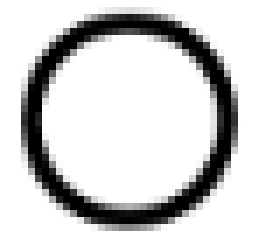
#> input picture backend/benchmarks/fixtures/glyphs/circularity_1.png, 38 x 36 px (shown 7 times larger)
$ python -i phi_detector.py   (imports and definitions only)
#> lines starting #> are read from the running program, lines starting #| are printed output that depends on the picture; after the words box and inside, x2 and y2 are one past the last pixel; in counts of white or black regions, pixels touching at a corner belong together
#> further down, picture is the input picture: PIL image 38x36 RGB; min 0, max 255, mean 209.5
### backend/image_preprocess.py
"""Preprocessing for CAD drawings."""

from __future__ import annotations

import numpy as np
from PIL import Image, ImageEnhance, ImageOps

try:
    import cv2
except ImportError:
    cv2 = None  # type: ignore


# [15 lines left out: functions pad_image, upscale_min_edge, not called in this run]


def cad_ink_to_gray(img: Image.Image) -> Image.Image:
    arr = np.array(img.convert("RGB")).astype(np.float32)
    r, g, b = arr[:, :, 0], arr[:, :, 1], arr[:, :, 2]
    ink = 255.0 - np.maximum(np.maximum(r, g), b)
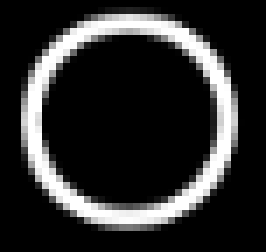
#> ink: shape (36, 38) float32 (shown 7 times larger); min 0, max 255, mean 45.5
    blue_bias = np.clip(b - r, 0, 255) * 0.75
#> blue_bias: shape (36, 38) float32; every value is 0
    gray = np.clip(ink + blue_bias, 0, 255).astype(np.uint8)
    if cv2 is not None:
        gray = cv2.normalize(gray, None, 0, 255, cv2.NORM_MINMAX)
    return Image.fromarray(gray).convert("RGB")


# [116 lines left out: functions _suppress_long_lines, estimate_skew_angle, deskew_to_horizontal, clahe_rgb, sharpen_rgb, not called in this run]


def is_vertical_dimension(img: Image.Image) -> bool:
    w, h = img.size
    return h > w * 1.35


# [110 lines left out: functions orientations_for_ocr, primary_oriented, bbox_from_oriented_to_original, prepare_ocr_variants, prepare_primary_ocr_variant, not called in this run]

### backend/phi_detector.py
"""
Detect diameter symbol (Ø) in the symbol strip of a dimension crop.
"""

from __future__ import annotations

from typing import Any

import numpy as np
from PIL import Image

from image_preprocess import cad_ink_to_gray, is_vertical_dimension

try:
    import cv2
except ImportError:
    cv2 = None  # type: ignore


# Topology score at/above this is authoritative; below it the legacy strip
# detectors are capped at LEGACY_CAP (< the 0.5 vision-only compose bar, so a
# strip hit alone can never inject a Ø, but it still corroborates OCR hints).
TOPO_ACCEPT = 0.6
LEGACY_CAP = 0.45


# [96 lines left out: functions _make_phi_template, _template_score, _hough_circle_score, _contour_score, not called in this run]


# --- Topology detector -------------------------------------------------------
# A Ø glyph is a ring cut by a slash: one ink component enclosing TWO holes of
# similar size, neighbours of each other, whose combined extent is one glyph.
# Digits never produce that: 0/6/9/4 enclose one hole, 8/B enclose two holes
# stacked ACROSS the reading axis (lobes), and two touching zeros enclose two
# holes whose union is twice as wide as tall. So a hole-pair with the right
# geometry is near-conclusive evidence, and it does not depend on where the
# prefix strip lands or on template matching (which fires on every digit).

_TOPO_SCORE_START = 0.92     # hole-pair found at the reading start
_TOPO_SCORE_NEAR = 0.8       # one glyph-sized blob precedes it (arrowhead, tick)
_TOPO_SCORE_INSIDE = 0.45    # hole-pair found but not at the reading start


def _glyph_like(bw: int, bh: int, area: float, vertical: bool) -> tuple[int, int]:
    """(perpendicular, along-reading-axis) extents of a component."""
    return (bw, bh) if vertical else (bh, bw)


def detect_phi_topology(image: Image.Image) -> tuple[float, dict[str, Any]]:
    """
    Score Ø presence from ring-with-slash hole topology.

    Returns ``(score, details)`` where score is 0.0 when no slashed-ring pair
    exists (a clean digit run) and ≥ 0.8 when one sits at the reading start.
    Works on the crop in its own orientation: hole topology is rotation
    invariant, only the reading-start test needs the vertical flag.
    """
    if cv2 is None:
        return 0.0, {"reason": "no_cv2"}
    gray = np.array(cad_ink_to_gray(image).convert("L"))
    h, w = gray.shape[:2]
#> h = 36; w = 38
    if h < 8 or w < 8:
        return 0.0, {"reason": "too_small"}
    vertical = h > w * 1.35
#> vertical = False
    _, binm = cv2.threshold(gray, 0, 255, cv2.THRESH_BINARY + cv2.THRESH_OTSU)
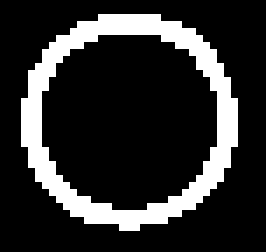
#> binm: shape (36, 38) (shown 7 times larger); 18.6% white in thin lines or dots, all inside (x1, y1, x2, y2) = (3, 2, 34, 33)
    contours, hier = cv2.findContours(binm, cv2.RETR_CCOMP, cv2.CHAIN_APPROX_SIMPLE)
#> contours = 2 contours; box (x1, y1, x2, y2) and area: (3, 2, 34, 33) 711, (5, 4, 32, 31) 536
    if hier is None or len(contours) == 0:
        return 0.0, {"reason": "no_ink"}
    hier = hier[0]

    outers: list[tuple[int, int, int, int, int, float]] = []
    holes: dict[int, list[tuple[float, float, float, int, int, int, int]]] = {}
    for i, c in enumerate(contours):
        x, y, bw, bh = cv2.boundingRect(c)
        area = float(cv2.contourArea(c))
        parent = int(hier[i][3])
        if parent == -1:
            outers.append((i, x, y, bw, bh, area))
            continue
        if area < 2:
            continue
        m = cv2.moments(c)
        m00 = max(m["m00"], 1e-6)
        holes.setdefault(parent, []).append(
            (m["m10"] / m00, m["m01"] / m00, area, x, y, bw, bh)
        )
#> this loop made 2 passes
#> (x, y, bw, bh, area, parent) on pass 1: (3, 2, 31, 31, 711, -1)
#> (x, y, bw, bh, area, parent, m00) on pass 2: (5, 4, 27, 27, 536, 0, 536)
#> after the loop, holes = {0: [(17.98, 16.72, 536, 5, 4, 27, 27)]}; outers = [(0, 3, 2, 31, 31, 711)]

    # Line height = the LARGEST glyph-sized blob across the reading axis. The
    # median is dragged down by half-height tolerance digits and would reject
    # the (full-height) Ø ring; long geometry is excluded by the aspect test.
    crop_perp = w if vertical else h
#> crop_perp = 36
    sizes: list[int] = []
    for _i, _x, _y, bw, bh, area in outers:
        perp, along = _glyph_like(bw, bh, area, vertical)
        if perp >= 5 and along <= perp * 2.5 and area >= 6 and perp <= crop_perp * 0.95:
            sizes.append(perp)
#> this loop made 1 pass
#> (_i, _x, _y, bw, bh, area, perp, along) on pass 1: (0, 3, 2, 31, 31, 711, 31, 31)
#> after the loop, sizes = [31]
    line_h = float(max(sizes)) if sizes else float(crop_perp)
#> line_h = 31

    best = 0.0
    cands: list[dict[str, Any]] = []
    for parent, hl in holes.items():
        if len(hl) < 2:
            continue
        for a in range(len(hl)):
            for b in range(a + 1, len(hl)):
                A, B = hl[a], hl[b]
                big, small = max(A[2], B[2]), min(A[2], B[2])
                if small < big * 0.2:
                    continue
                dx, dy = B[0] - A[0], B[1] - A[1]
                # Lobes of an 8/B are separated ACROSS the reading axis;
                # slashed-ring halves are separated diagonally or ALONG it.
                along_sep, perp_sep = (abs(dy), abs(dx)) if vertical else (abs(dx), abs(dy))
                if perp_sep > along_sep * 2.0:
                    continue
                ux0, uy0 = min(A[3], B[3]), min(A[4], B[4])
                ux1 = max(A[3] + A[5], B[3] + B[5])
                uy1 = max(A[4] + A[6], B[4] + B[6])
                uw, uh = ux1 - ux0, uy1 - uy0
                if uw <= 0 or uh <= 0:
                    continue
                u_perp, u_along = (uw, uh) if vertical else (uh, uw)
                # Both halves live inside ONE glyph cell: not wider than tall
                # (two touching zeros) and one line high.
                if u_along > u_perp * 1.25 or u_perp > u_along * 2.0:
                    continue
                if not (line_h * 0.3 <= u_perp <= line_h * 1.05):
                    continue
                if (dx * dx + dy * dy) ** 0.5 > max(uw, uh):
                    continue
                fill_a = A[2] / max(A[5] * A[6], 1)
                fill_b = B[2] / max(B[5] * B[6], 1)
                if min(fill_a, fill_b) < 0.25:
                    continue
                # Halves of ONE ring: each spans most of the ring in at least
                # one axis and together they fill the ring interior. Holes of
                # two different letters (an "e" and an "a" of a watermark) are
                # small islands in a large union and fail both.
                if max(A[5], B[5]) < uw * 0.55 or max(A[6], B[6]) < uh * 0.55:
                    continue
                if (A[2] + B[2]) < uw * uh * 0.3:
                    continue

                # Reading-start test: count glyph-sized blobs before/after the
                # pair along the reading axis within its line band.
                before = after = 0
                for i, x, y, bw, bh, area in outers:
                    if i == parent or area < 6:
                        continue
                    perp_i, along_i = _glyph_like(bw, bh, area, vertical)
                    if perp_i < line_h * 0.45 or along_i > perp_i * 2.5:
                        continue
                    if vertical:
                        ov = min(x + bw, ux1) - max(x, ux0)
                        if ov < min(bw, uw) * 0.4:
                            continue
                        if y + bh <= uy0:
                            before += 1
                        elif y >= uy1:
                            after += 1
                    else:
                        ov = min(y + bh, uy1) - max(y, uy0)
                        if ov < min(bh, uh) * 0.4:
                            continue
                        if x + bw <= ux0:
                            before += 1
                        elif x >= ux1:
                            after += 1
                if vertical:
                    lead = min(before, after)  # reading direction unknown
                else:
                    lead = before
                if lead == 0:
                    sc = _TOPO_SCORE_START
                elif lead == 1:
                    sc = _TOPO_SCORE_NEAR
                else:
                    sc = _TOPO_SCORE_INSIDE
                cands.append(
                    {
                        "union": [int(ux0), int(uy0), int(uw), int(uh)],
                        "lead": lead,
                        "score": sc,
                    }
                )
                best = max(best, sc)
#> this loop made 1 pass
#> (parent, hl) on pass 1: (0, [(17.98, 16.72, 536, 5, 4, 27, 27)])
#> after the loop, cands = []
    return round(best, 3), {"line_h": line_h, "vertical": vertical, "cands": cands}


# [77 lines left out: functions detect_phi_in_prefix, detect_phi_multi_strip, not called in this run]

>>> from PIL import Image
>>> picture = Image.open('benchmarks/fixtures/glyphs/circularity_1.png')
>>> result = detect_phi_topology(picture)

$ run again, on backend/benchmarks/fixtures/glyphs/concentricity_1.png
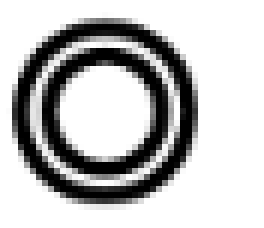
#> input picture backend/benchmarks/fixtures/glyphs/concentricity_1.png, 44 x 38 px (shown 6 times larger)
#> picture is the input picture: PIL image 44x38 RGB; min 0, max 255, mean 191.9
#> in cad_ink_to_gray, `ink = 255.0 - np.maximum(np.maximum(r, g), b)`:
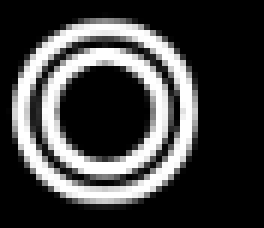
#> ink: shape (38, 44) float32 (shown 6 times larger); min 0, max 255, mean 63.1
#> blue_bias: shape (38, 44) float32; every value is 0
#> in detect_phi_topology, `_, binm = cv2.threshold(gray, 0, 255, cv2.THRESH_BINARY + cv2.THRESH_O..`:
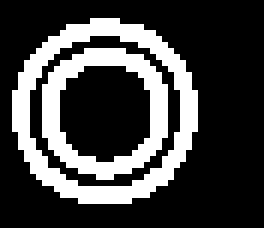
#> binm: shape (38, 44) (shown 6 times larger); 25.9% white in thin lines or dots, all inside (x1, y1, x2, y2) = (2, 3, 33, 34)
#> contours = 4 contours; box (x1, y1, x2, y2) and area: (2, 3, 33, 34) 711, (4, 5, 31, 32) 533, (7, 8, 28, 30) 342, (9, 10, 26, 28) 221
#> the loop in detect_phi_topology, `for i, c in enumerate(contours):` made 4 passes
#> (x, y, bw, bh, area, parent) on passes 1, 3: (7, 8, 21, 22, 342, -1), (2, 3, 31, 31, 711, -1)
#> after the loop in detect_phi_topology, `for i, c in enumerate(contours):`: holes = {0: [(17.06, 18.23, 221, 9, 10, 17, 18)], 2: [(17, 18.21, 533, 4, 5, 27, 27)]}; outers = [(0, 7, 8, 21, 22, 342), (2, 2, 3, 31, 31, 711)]
#> the loop in detect_phi_topology, `for _i, _x, _y, bw, bh, area in outers:` made 2 passes
#> (_i, _x, _y, bw, bh, area, perp, along) on passes 1 to 2: (0, 7, 8, 21, 22, 342, 22, 21), (2, 2, 3, 31, 31, 711, 31, 31)
#> after the loop in detect_phi_topology, `for _i, _x, _y, bw, bh, area in outers:`: sizes = [22, 31]
#> line_h = 31
#> the loop in detect_phi_topology, `for parent, hl in holes.items():` made 2 passes
#> (parent, hl) on passes 1 to 2: (0, [(17.06, 18.23, 221, 9, 10, 17, 18)]), (2, [(17, 18.21, 533, 4, 5, 27, 27)])
#> after the loop in detect_phi_topology, `for parent, hl in holes.items():`: cands = []

$ run again, on backend/benchmarks/fixtures/glyphs/concentricity_2.png
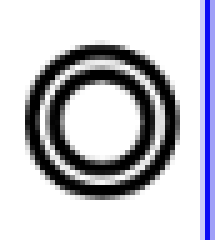
#> input picture backend/benchmarks/fixtures/glyphs/concentricity_2.png, 44 x 48 px (shown 5 times larger)
#> picture is the input picture: PIL image 44x48 RGB; mean R, G, B 196.2, 196.2, 204.6
#> in cad_ink_to_gray, `blue_bias = np.clip(b - r, 0, 255) * 0.75`:
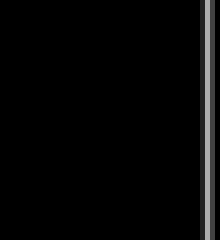
#> blue_bias: shape (48, 44) float32 (shown 5 times larger); min 0, max 175.5, mean 6.3
#> in detect_phi_topology, `_, binm = cv2.threshold(gray, 0, 255, cv2.THRESH_BINARY + cv2.THRESH_O..`:
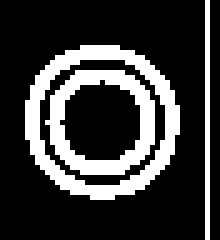
#> binm: shape (48, 44) (shown 5 times larger); 22.9% white in thin lines or dots, all inside (x1, y1, x2, y2) = (5, 0, 42, 48)
#> contours = 5 contours, 1 with area under 20; largest, box (x1, y1, x2, y2) and area: (5, 9, 36, 40) 712, (7, 11, 34, 38) 534, (9, 14, 31, 35) 344, (11, 15, 29, 33) 219
#> the loop in detect_phi_topology, `for i, c in enumerate(contours):` made 5 passes
#> (x, y, bw, bh, area, parent) on passes 1, 3: (9, 14, 22, 21, 344, -1), (5, 9, 31, 31, 711.5, -1)
#> after the loop in detect_phi_topology, `for i, c in enumerate(contours):`: holes = {0: [(19.89, 23.88, 219, 11, 15, 18, 18)], 2: [(19.87, 23.84, 534.5, 7, 11, 27, 27)]}; outers = [(0, 9, 14, 22, 21, 344), (2, 5, 9, 31, 31, 711.5), (4, 41, 0, 1, 48, 0)]
#> the loop in detect_phi_topology, `for _i, _x, _y, bw, bh, area in outers:` made 3 passes
#> (_i, _x, _y, bw, bh, area, perp, along) on passes 1 to 2: (0, 9, 14, 22, 21, 344, 21, 22), (2, 5, 9, 31, 31, 711.5, 31, 31)
#> after the loop in detect_phi_topology, `for _i, _x, _y, bw, bh, area in outers:`: sizes = [21, 31]
#> line_h = 31
#> the loop in detect_phi_topology, `for parent, hl in holes.items():` made 2 passes
#> (parent, hl) on passes 1 to 2: (0, [(19.89, 23.88, 219, 11, 15, 18, 18)]), (2, [(19.87, 23.84, 534.5, 7, 11, 27, 27)])
#> after the loop in detect_phi_topology, `for parent, hl in holes.items():`: cands = []
